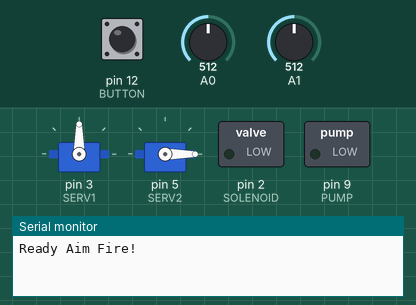
Simulated run of this sketch. Board: Arduino Uno, built with avr-gcc and run on an emulated ATmega328P. Parts: 2 × servo, switched loads named in the sketch (green lamp = pin HIGH), the last lines printed to the serial monitor. Inputs (shaded band) come from the test bench; at power-on: pin 12 (BUTTON) HIGH, A0 = 512, A1 = 512.

Above: at 11.2 s.
11.3 s: pin 12 (BUTTON) pulled LOW for 0.15 s
At 12.2 s:
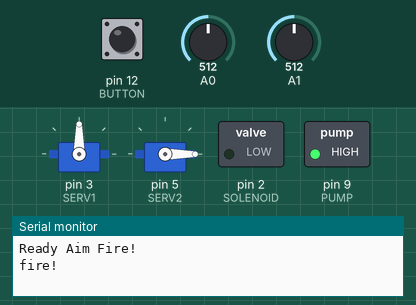
13.1 s: A0 set to 545
16.1 s: A0 set to 571
17.6 s: pin 12 (BUTTON) pulled LOW for 1 s
At 17.76 s:
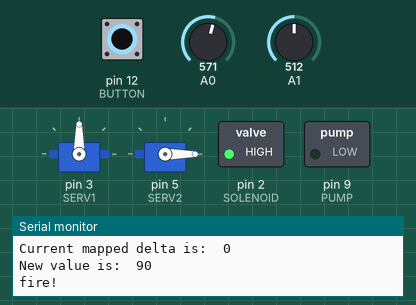
21.6 s: pin 12 (BUTTON) pulled LOW for 3.2 s
At 25.9 s:
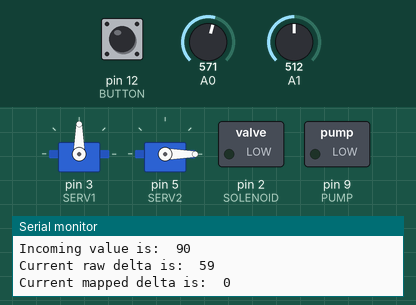
26.4 s: pin 12 (BUTTON) pulsed LOW 2 times (0.12 s each, 0.3 s apart)
At 28.0 s:
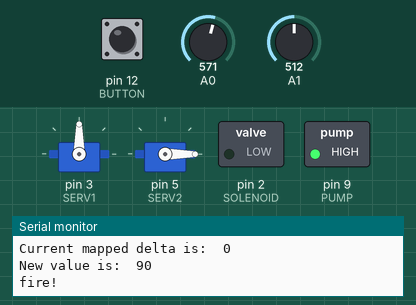
Timing chart, 0 to 31.0 s (numbered marks = the images above; inputs shaded):
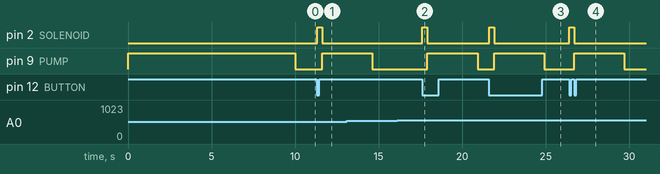

Measured:
- after the input at 11.3 s, pin 2 (SOLENOID): LOW → HIGH at once, → LOW 0.30 s later; pin 9 (PUMP): LOW → HIGH after 0.32 s
- after the input at 17.6 s, pin 2 (SOLENOID): LOW → HIGH at once, → LOW 0.30 s later; pin 9 (PUMP): LOW → HIGH after 0.32 s, → LOW 3.0 s later
- after the input at 21.6 s, pin 2 (SOLENOID): LOW → HIGH at once, → LOW 0.30 s later; pin 9 (PUMP): LOW → HIGH after 0.32 s, → LOW 3.0 s later
- after the input at 26.4 s, pin 2 (SOLENOID): LOW → HIGH at once, → LOW 0.30 s later; pin 9 (PUMP): LOW → HIGH after 0.31 s, → LOW 3.0 s later

The sketch:

RAF-Slew.ino
```cpp
//  Joystick moves the altitude / azimuth servos, but does not define
//  an absolute position.  This makes it easy to pick/refine
//  an aiming point.
//
//  The pump and solenoid timings are the same as in RAF2, but
//  you might want to adjust them as appropriate for the size
//  of your pump/reservoir/launchtube.

//  Change the next few #define's to suit your needs
#define AZIMUTH_HOME  90
#define AZIMUTH_DIRECTION 1 // Make -1 if you need to reverse azimuth movements
#define ALTITUDE_HOME  0
#define ALTITUDE_DIRECTION -1 // Make 1 if you need to reverse altitude movements
#define SOLENOID_FIRE_DURATION_MILLIS 300
#define PUMP_RECHARGE_MILLIS 3000
#define PUMP_INITIAL_CHARGE_MILLIS 10000
#define NULL_ZONE 50
#define JOY_MID 512

#include <Servo.h>

#define SOLENOID 2
#define PUMP 9
#define BUTTON 12
#define JOYX A0
#define JOYY A1
#define SERV1 3
#define SERV2 5

Servo azimuth;
Servo altitude;

void setup() {
  Serial.begin(115200);
  Serial.println("Ready Aim Fire!");

  //  Setup our fire button so it is off by default
  pinMode(BUTTON, INPUT_PULLUP);

  //  Setup the altitude/azimuth servos
  azimuth.attach(SERV1);
  azimuth.write(AZIMUTH_HOME);
  altitude.attach(SERV2);
  altitude.write(ALTITUDE_HOME);

  //  Setup the solenoid
  pinMode(SOLENOID, OUTPUT);
  digitalWrite(SOLENOID, LOW);

  //  Setup the pump, and run it for 10 seconds to prime reservoir
  pinMode(PUMP, OUTPUT);
  digitalWrite(PUMP, HIGH);
  delay(PUMP_INITIAL_CHARGE_MILLIS);
  digitalWrite(PUMP, LOW);
}

/*
   Utility function for updating a servo to a new value.
   This will be called twice (once for altitude, once for azimuth).

   Avoids jitter by allowing a "dead zone" near the joystick center.
   You can change the width of the dead zone with the NULL_ZONE #define
*/
int update_servo(int value, int pin, Servo servo, int high, int inversion) {
  int delta = analogRead(pin) - JOY_MID;
  if (abs(delta) > NULL_ZONE) {
    Serial.print("Incoming value is:  ");
    Serial.println(value);
    Serial.print("Current raw delta is:  ");
    Serial.println(delta);
    //  Upper bound of (map) is never hit, so we need to do -N, N+1 below...
    delta = map(delta, -JOY_MID, JOY_MID, -3, 4);
    delta *= inversion;
    Serial.print("Current mapped delta is:  ");
    Serial.println(delta);
    value = constrain(value + delta, 0, high);
    Serial.print("New value is:  ");
    Serial.println(value);
    servo.write(value);
  }
  return value;
}

/*
   Detects a request for launch, then
   fires the solenoid and recharges the air
   reservoir as required.
*/
void check_for_launch() {
  if (digitalRead(BUTTON) != LOW) {
    return;
  }

  Serial.println("fire!");

  //  Trigger solenoid, wait, then clear solenoid
  digitalWrite(SOLENOID, HIGH);
  delay(SOLENOID_FIRE_DURATION_MILLIS);
  digitalWrite(SOLENOID, LOW);

  //  Recharge the pump as required
  digitalWrite(PUMP, HIGH);
  delay(PUMP_RECHARGE_MILLIS);
  digitalWrite(PUMP, LOW);
}

/*
   Our main loop.  Not much to this one.
   Simply check for a launch, set the servo positions,
   delay for 1/50th of a second, and repeat.
*/
int current_azimuth = AZIMUTH_HOME;
int current_altitude = ALTITUDE_HOME;
void loop() {
  check_for_launch();
  current_azimuth = update_servo(current_azimuth, JOYX, azimuth, 180, AZIMUTH_DIRECTION);
  current_altitude = update_servo(current_altitude, JOYY, altitude, 90, ALTITUDE_DIRECTION);
  delay(20);
}
```
